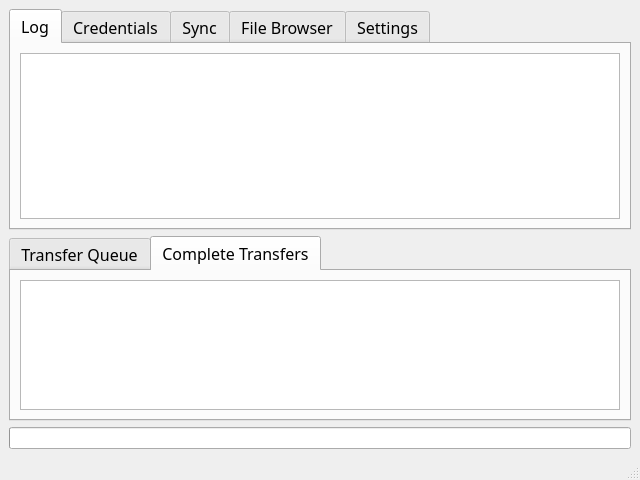
<?xml version="1.0" encoding="UTF-8"?>
<ui version="4.0">
 <class>MainWindow</class>
 <widget class="QMainWindow" name="MainWindow">
  <property name="geometry">
   <rect>
    <x>0</x>
    <y>0</y>
    <width>640</width>
    <height>480</height>
   </rect>
  </property>
  <property name="windowTitle">
   <string>MainWindow</string>
  </property>
  <widget class="QWidget" name="centralwidget">
   <layout class="QGridLayout" name="gridLayout">
    <item row="2" column="0">
     <widget class="QProgressBar" name="bar_progress">
      <property name="value">
       <number>0</number>
      </property>
      <property name="textVisible">
       <bool>false</bool>
      </property>
     </widget>
    </item>
    <item row="1" column="0">
     <widget class="QTabWidget" name="tab_transfers">
      <property name="font">
       <font>
        <family>Corbel</family>
        <pointsize>12</pointsize>
       </font>
      </property>
      <property name="currentIndex">
       <number>1</number>
      </property>
      <widget class="QWidget" name="tab_transfer_queue">
       <attribute name="title">
        <string>Transfer Queue</string>
       </attribute>
       <layout class="QGridLayout" name="gridLayout_3">
        <item row="0" column="0">
         <widget class="QListWidget" name="list_transfer">
          <property name="font">
           <font>
            <family>Corbel</family>
            <pointsize>8</pointsize>
           </font>
          </property>
         </widget>
        </item>
       </layout>
      </widget>
      <widget class="QWidget" name="tab_transfer_complete">
       <attribute name="title">
        <string>Complete Transfers</string>
       </attribute>
       <layout class="QGridLayout" name="gridLayout_4">
        <item row="0" column="0">
         <widget class="QListWidget" name="list_finished_transfer">
          <property name="font">
           <font>
            <family>Corbel</family>
            <pointsize>8</pointsize>
           </font>
          </property>
         </widget>
        </item>
       </layout>
      </widget>
     </widget>
    </item>
    <item row="0" column="0">
     <widget class="QTabWidget" name="tab_box">
      <property name="font">
       <font>
        <family>Corbel</family>
        <pointsize>12</pointsize>
       </font>
      </property>
      <property name="currentIndex">
       <number>0</number>
      </property>
      <widget class="QWidget" name="tab_log">
       <attribute name="title">
        <string>Log</string>
       </attribute>
       <layout class="QGridLayout" name="gridLayout_5">
        <item row="0" column="0">
         <widget class="QListWidget" name="list_log">
          <property name="font">
           <font>
            <family>Corbel</family>
            <pointsize>8</pointsize>
           </font>
          </property>
         </widget>
        </item>
       </layout>
      </widget>
      <widget class="QWidget" name="tab_credentials">
       <attribute name="title">
        <string>Credentials</string>
       </attribute>
       <layout class="QGridLayout" name="gridLayout_2">
        <item row="0" column="0">
         <widget class="QLabel" name="lbl_hostname">
          <property name="text">
           <string>&lt;html&gt;&lt;head/&gt;&lt;body&gt;&lt;p&gt;Hostname:&lt;/p&gt;&lt;/body&gt;&lt;/html&gt;</string>
          </property>
          <property name="alignment">
           <set>Qt::AlignCenter</set>
          </property>
         </widget>
        </item>
        <item row="0" column="1" colspan="3">
         <widget class="QLineEdit" name="input_hostname"/>
        </item>
        <item row="1" column="0">
         <widget class="QLabel" name="lbl_username">
          <property name="text">
           <string>Username:</string>
          </property>
          <property name="alignment">
           <set>Qt::AlignCenter</set>
          </property>
         </widget>
        </item>
        <item row="1" column="1" colspan="3">
         <widget class="QLineEdit" name="input_username"/>
        </item>
        <item row="2" column="0">
         <widget class="QLabel" name="lbl_password">
          <property name="text">
           <string>Password:</string>
          </property>
          <property name="alignment">
           <set>Qt::AlignCenter</set>
          </property>
         </widget>
        </item>
        <item row="2" column="1" colspan="3">
         <widget class="QLineEdit" name="input_password"/>
        </item>
        <item row="3" column="2">
         <widget class="QPushButton" name="btn_save_credentials">
          <property name="text">
           <string>Save</string>
          </property>
         </widget>
        </item>
        <item row="3" column="3">
         <widget class="QPushButton" name="btn_test_credentials">
          <property name="text">
           <string>Test</string>
          </property>
         </widget>
        </item>
        <item row="3" column="1">
         <widget class="QPushButton" name="btn_load_credentials">
          <property name="text">
           <string>Load</string>
          </property>
         </widget>
        </item>
       </layout>
      </widget>
      <widget class="QWidget" name="tab_sync">
       <attribute name="title">
        <string>Sync</string>
       </attribute>
       <layout class="QGridLayout" name="gridLayout_6">
        <item row="3" column="4">
         <widget class="QPushButton" name="btn_add_sync">
          <property name="text">
           <string>Add</string>
          </property>
         </widget>
        </item>
        <item row="3" column="0">
         <widget class="QPushButton" name="btn_load_sync">
          <property name="text">
           <string>Load</string>
          </property>
         </widget>
        </item>
        <item row="3" column="2">
         <widget class="QPushButton" name="btn_sync">
          <property name="text">
           <string>Sync</string>
          </property>
         </widget>
        </item>
        <item row="3" column="5">
         <widget class="QPushButton" name="btn_rmv_sync">
          <property name="text">
           <string>Remove</string>
          </property>
         </widget>
        </item>
        <item row="3" column="1">
         <widget class="QPushButton" name="btn_save_sync">
          <property name="text">
           <string>Save</string>
          </property>
         </widget>
        </item>
        <item row="3" column="3">
         <widget class="QPushButton" name="btn_clear_sync">
          <property name="text">
           <string>Clear</string>
          </property>
         </widget>
        </item>
        <item row="0" column="0" rowspan="3" colspan="3">
         <widget class="QListWidget" name="list_sync_files">
          <property name="font">
           <font>
            <family>Corbel</family>
            <pointsize>8</pointsize>
           </font>
          </property>
         </widget>
        </item>
        <item row="0" column="3" rowspan="3" colspan="3">
         <widget class="QListWidget" name="list_sync_folders">
          <property name="font">
           <font>
            <family>Corbel</family>
            <pointsize>8</pointsize>
           </font>
          </property>
         </widget>
        </item>
       </layout>
      </widget>
      <widget class="QWidget" name="tab_browser">
       <attribute name="title">
        <string>File Browser</string>
       </attribute>
       <layout class="QGridLayout" name="gridLayout_7">
        <item row="0" column="0" rowspan="4">
         <widget class="QTreeWidget" name="tree_browser">
          <column>
           <property name="text">
            <string notr="true">1</string>
           </property>
          </column>
         </widget>
        </item>
        <item row="0" column="1">
         <widget class="QPushButton" name="btn_download_browser">
          <property name="text">
           <string>Download</string>
          </property>
         </widget>
        </item>
        <item row="1" column="1">
         <widget class="QPushButton" name="btn_upload_browser">
          <property name="text">
           <string>Upload</string>
          </property>
         </widget>
        </item>
        <item row="2" column="1">
         <widget class="QPushButton" name="btn_delete_browser">
          <property name="text">
           <string>Delete</string>
          </property>
         </widget>
        </item>
        <item row="3" column="1">
         <widget class="QPushButton" name="btn_refresh_browser">
          <property name="text">
           <string>Refresh</string>
          </property>
         </widget>
        </item>
       </layout>
      </widget>
      <widget class="QWidget" name="tab_settings">
       <attribute name="title">
        <string>Settings</string>
       </attribute>
      </widget>
     </widget>
    </item>
   </layout>
  </widget>
  <widget class="QMenuBar" name="menubar">
   <property name="geometry">
    <rect>
     <x>0</x>
     <y>0</y>
     <width>640</width>
     <height>21</height>
    </rect>
   </property>
  </widget>
  <widget class="QStatusBar" name="statusbar"/>
 </widget>
 <resources/>
 <connections/>
</ui>
